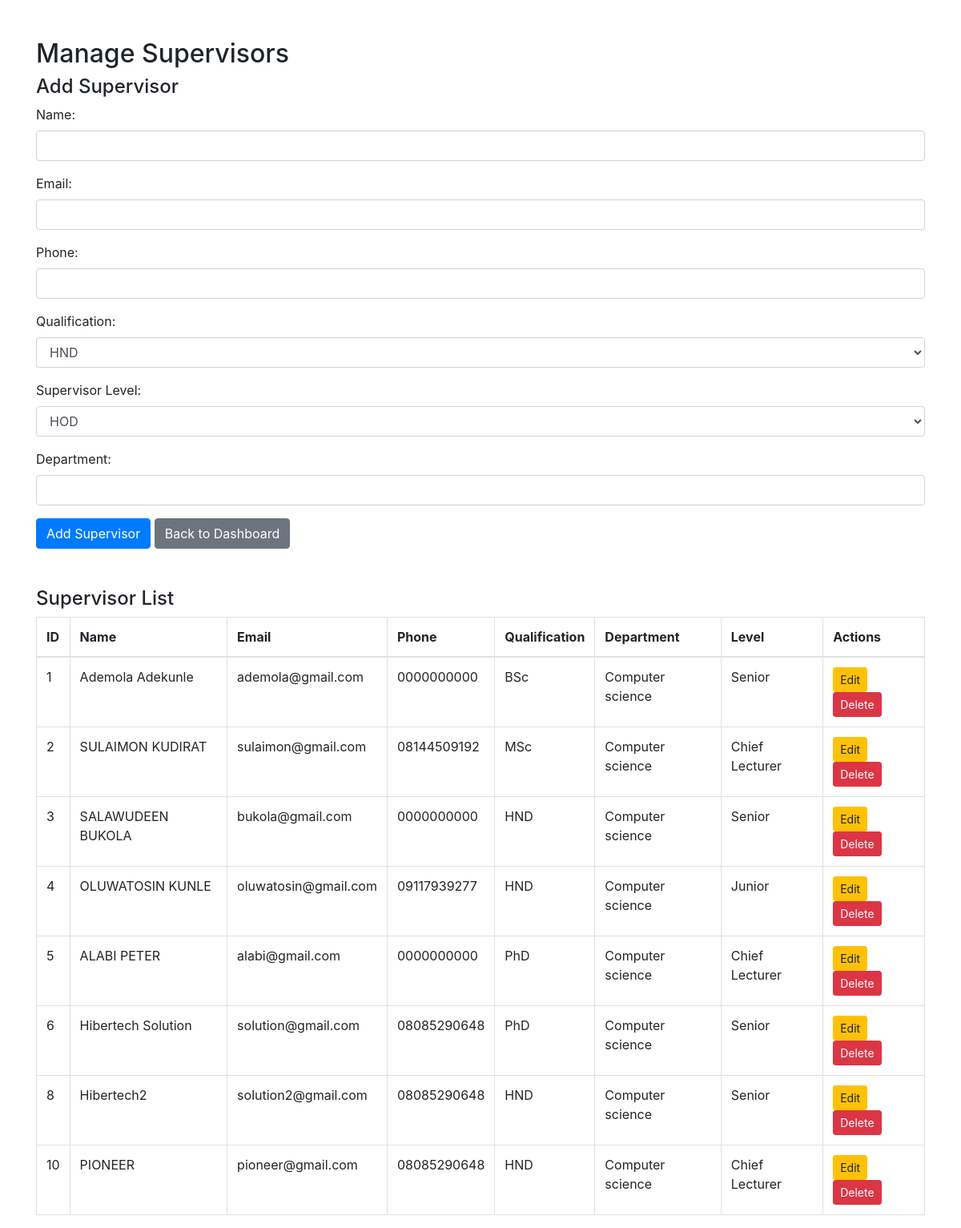
/admin/manage_supervisors.php, run on the app's committed database.
### tables this page shows
CREATE TABLE IF NOT EXISTS `supervisors` (
  `id` int(11) NOT NULL AUTO_INCREMENT,
  `name` varchar(100) NOT NULL,
  `email` varchar(100) NOT NULL,
  `phone` varchar(15) NOT NULL,
  `qualification` enum('HND','BSc','MSc','PhD','OND') NOT NULL,
  `department` varchar(100) NOT NULL,
  `level` varchar(50) DEFAULT NULL,
  PRIMARY KEY (`id`),
  UNIQUE KEY `email` (`email`)
);

### admin/manage_supervisors.php (the view, shortened to what this page needs)
<?php
$conn = new mysqli('localhost', 'root', '', 'studentproj_db');
$supervisors = $conn->query("SELECT * FROM supervisors");
?>
<!DOCTYPE html>
<html lang="en">
<head>
    <link rel="stylesheet" href="https://maxcdn.bootstrapcdn.com/bootstrap/4.5.2/css/bootstrap.min.css">
</head>
<body>
    <div class="container mt-5">
        <h2>Manage Supervisors</h2>
        <h4>Add Supervisor</h4>
        <form method="POST">
            <div class="form-group">
                <label for="name">Name:</label>
                <input type="text" class="form-control" id="name" name="name" required>
            </div>
            <div class="form-group">
                <label for="email">Email:</label>
                <input type="email" class="form-control" id="email" name="email" required>
            </div>
            <div class="form-group">
                <label for="phone">Phone:</label>
                <input type="text" class="form-control" id="phone" name="phone" required>
            </div>
            <div class="form-group">
                <label for="qualification">Qualification:</label>
                <select class="form-control" id="qualification" name="qualification" required>
                    <option value="HND">HND</option>
                </select>
            </div>
            <div class="form-group">
                <label for="qualification">Supervisor Level:</label>
                <select class="form-control" id="level" name="level" required>
                    <option value="Hod">HOD</option>
                </select>
            </div>
            <div class="form-group">
                <label for="department">Department:</label>
                <input type="text" class="form-control" id="department" name="department" required>
            </div>
            <button type="submit" class="btn btn-primary" name="add_supervisor">Add Supervisor</button>
            <a href="admin_dashboard.php" class="btn btn-secondary btn-back">Back to Dashboard</a>
        </form>
        <h4 class="mt-5">Supervisor List</h4>
        <table class="table table-bordered">
            <thead>
                <tr>
                    <th>ID</th>
                    <th>Name</th>
                    <th>Email</th>
                    <th>Phone</th>
                    <th>Qualification</th>
                    <th>Department</th>
                    <th>Level</th>
                    <th>Actions</th>
                </tr>
            </thead>
            <tbody>
                <?php while ($supervisor = $supervisors->fetch_assoc()): ?>
                    <tr>
                        <td><?php echo $supervisor['id']; ?></td>
                        <td><?php echo $supervisor['name']; ?></td>
                        <td><?php echo $supervisor['email']; ?></td>
                        <td><?php echo $supervisor['phone']; ?></td>
                        <td><?php echo $supervisor['qualification']; ?></td>
                        <td><?php echo $supervisor['department']; ?></td>
                        <td><?php echo $supervisor['level']; ?></td>
                        <td>
                            <button class="btn btn-warning btn-sm" data-toggle="modal" data-target="#editModal<?php echo $supervisor['id']; ?>">Edit</button>
                            <form method="POST" style="display: inline;">
                                <button type="submit" name="delete_supervisor" class="btn btn-danger btn-sm">Delete</button>
                            </form>
                        </td>
                    </tr>
                <?php endwhile; ?>
            </tbody>
        </table>
    </div>
</body>
</html>

### data on the page
supervisors: id "1", name "Ademola Adekunle", email "ademola@gmail.com", phone "0000000000", qualification "BSc", department "Computer science", level "Senior"
supervisors: id "2", name "SULAIMON KUDIRAT", email "sulaimon@gmail.com", phone "08144509192", qualification "MSc", department "Computer science", level "Chief Lecturer"
supervisors: id "3", name "SALAWUDEEN BUKOLA", email "bukola@gmail.com", phone "0000000000", qualification "HND", department "Computer science", level "Senior"
supervisors: id "4", name "OLUWATOSIN KUNLE", email "oluwatosin@gmail.com", phone "09117939277", qualification "HND", department "Computer science", level "Junior"
supervisors: id "5", name "ALABI PETER", email "alabi@gmail.com", phone "0000000000", qualification "PhD", department "Computer science", level "Chief Lecturer"
supervisors: id "6", name "Hibertech Solution", email "solution@gmail.com", phone "08085290648", qualification "PhD", department "Computer science", level "Senior"
supervisors: id "8", name "Hibertech2", email "solution2@gmail.com", phone "08085290648", qualification "HND", department "Computer science", level "Senior"
supervisors: id "10", name "PIONEER", email "pioneer@gmail.com", phone "08085290648", qualification "HND", department "Computer science", level "Chief Lecturer"
